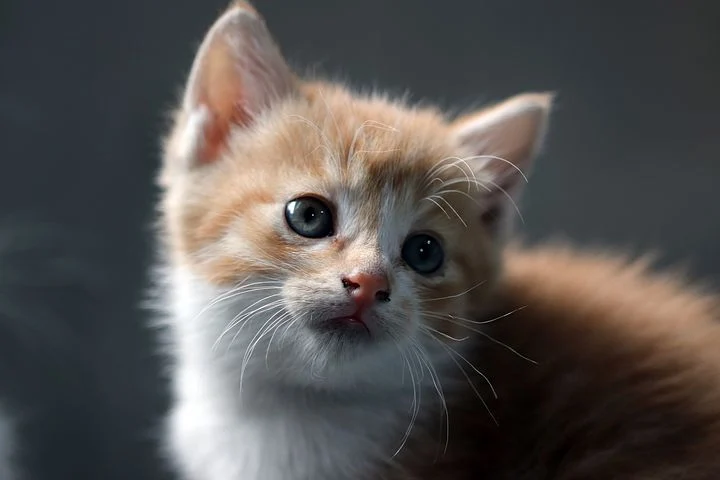
#> input picture openCV/cat.jpg, 720 x 480 px, found by its file name
$ python 3.py
#> lines starting #> are read from the running program, lines starting #| are printed output that depends on the picture; after the words box and inside, x2 and y2 are one past the last pixel; in counts of white or black regions, pixels touching at a corner belong together
import cv2
import time

image = cv2.imread('/Users/gimminji/Desktop/2022/Python-Data-Analysis-and-Image-Processing/openCV/cat.jpg')
#> image is the input picture: shape (480, 720, 3); mean B, G, R 81.2, 83, 86.7

start_time = time.time()
for i in range(0,100):
    for j in range(0,100):
        image[i,j] = [255,255,255]
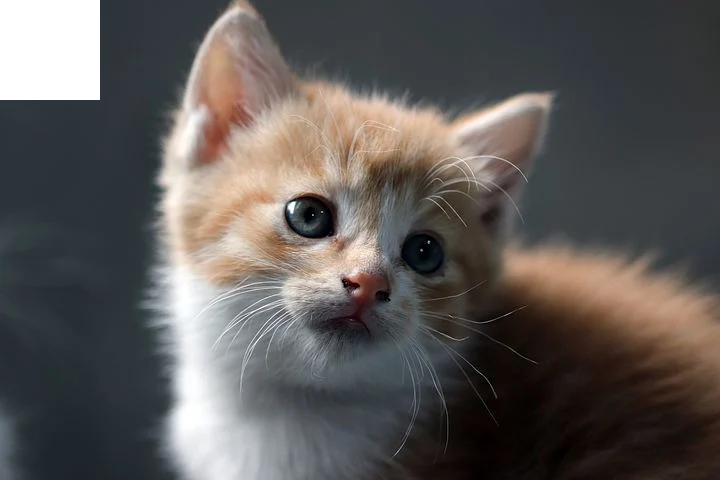
#> image: shape (480, 720, 3); 2.89% of pixels changed, all inside (x1, y1, x2, y2) = (0, 0, 100, 100)

print("--- %s seconds --- " % (time.time()-start_time))
#cv2.imshow("Image1", image)

start_time1 = time.time()
image[0:100, 0:100] = [0, 0, 0]
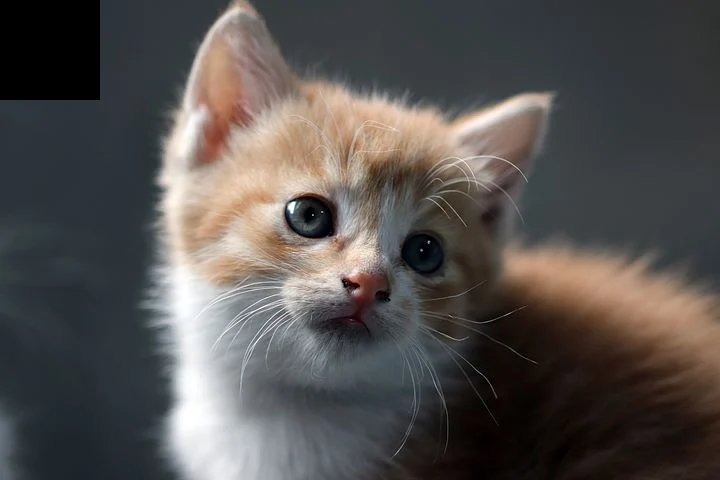
#> image: shape (480, 720, 3); 2.89% of pixels changed, all inside (x1, y1, x2, y2) = (0, 0, 100, 100)
print("--- %s seconds --- " % (time.time()-start_time1))

#cv2.imshow("Image2", image)
#cv2.waitKey(0)

$ run again, with openCV/digits.png saved as openCV/cat.jpg
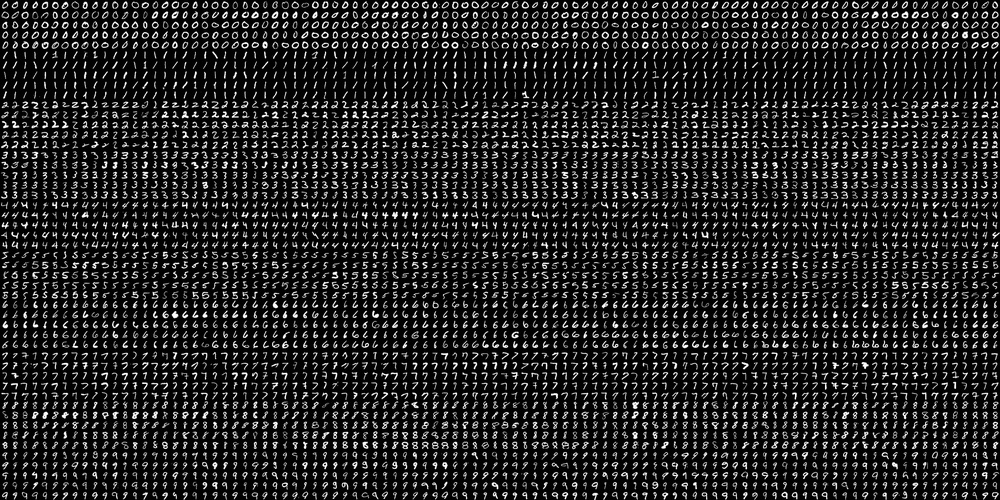
#> input picture openCV/digits.png, 1000 x 500 px, shrunk from 2000 x 1000 before the run, found by its file name
#> image is the input picture: shape (500, 1000, 3); min 0, max 255, mean 36.4
#> after the loop `for i in range(0,100):`:
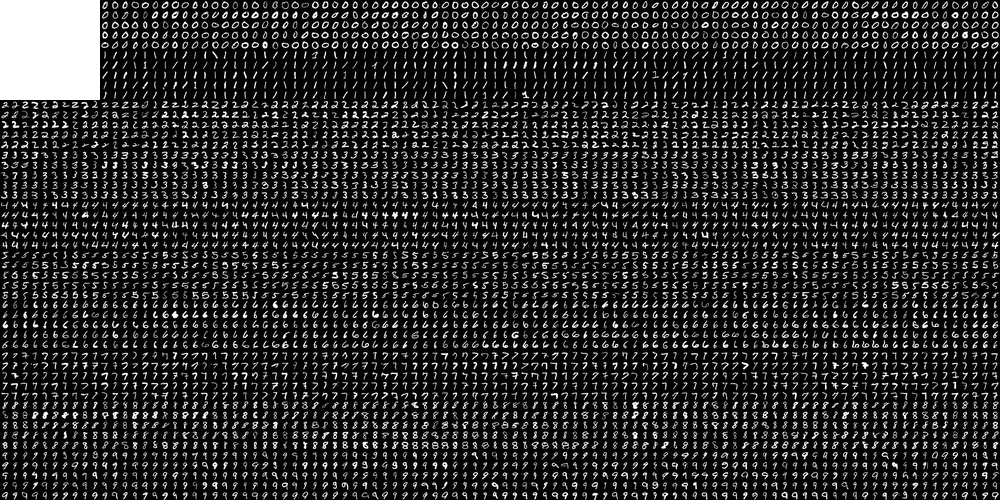
#> image: shape (500, 1000, 3); 1.99% of pixels changed, all inside (x1, y1, x2, y2) = (0, 0, 100, 100)
#> `image[0:100, 0:100] = [0, 0, 0]`:
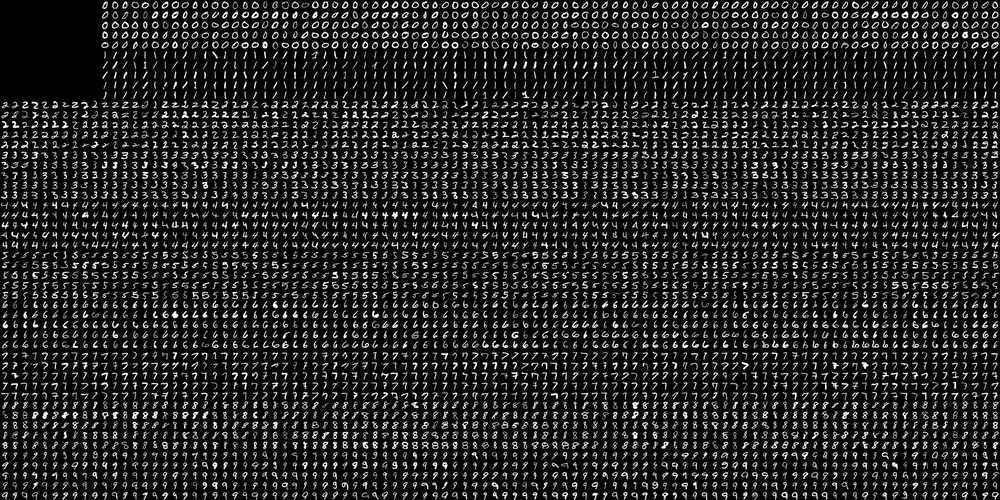
#> image: shape (500, 1000, 3); 2% of pixels changed, all inside (x1, y1, x2, y2) = (0, 0, 100, 100)
